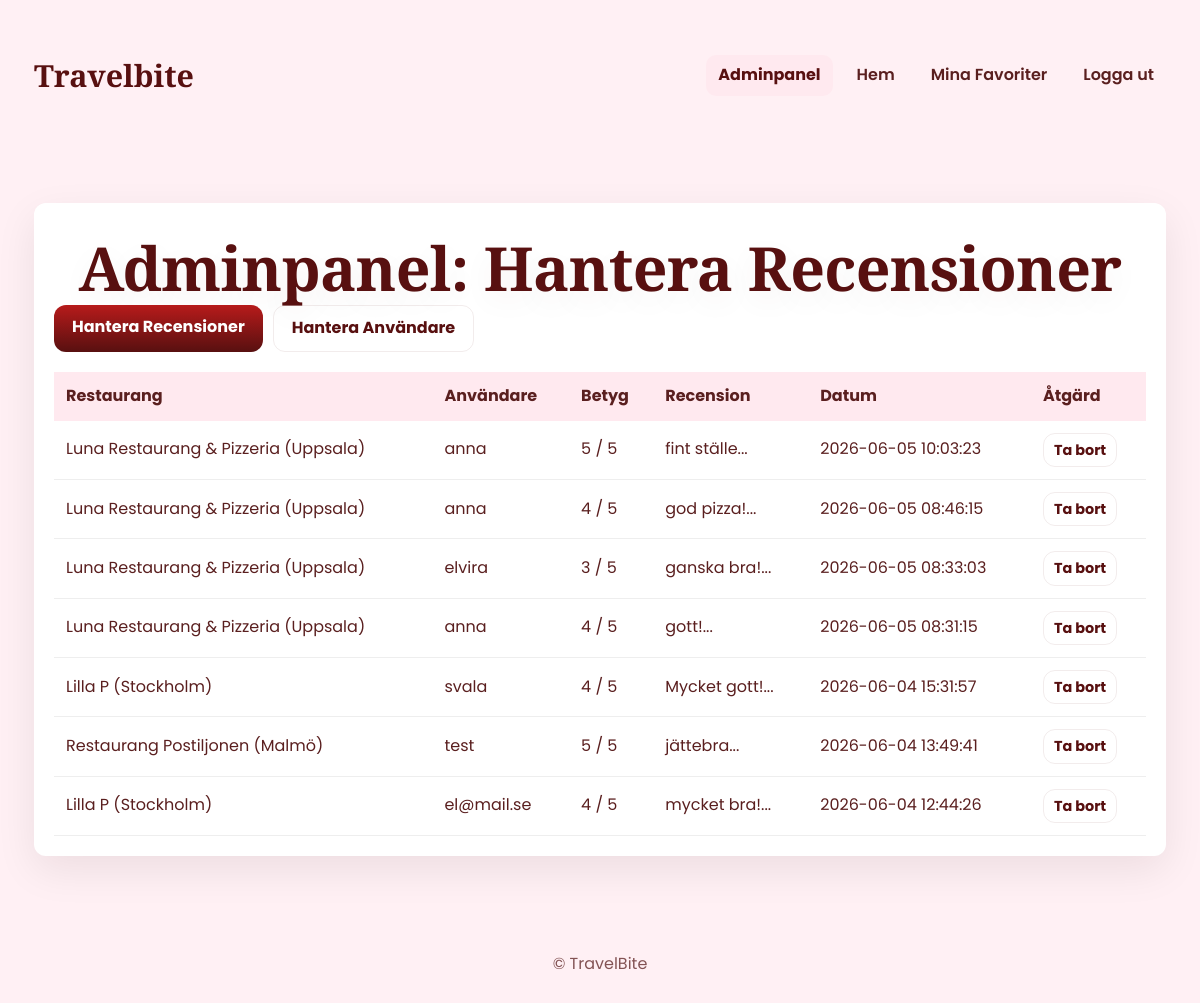
/admin/manage_reviews.php (signed in), run on the app's committed database.
### tables this page shows
CREATE TABLE reviews (
        review_id INTEGER PRIMARY KEY AUTOINCREMENT,
        user_id INTEGER NOT NULL,
        place_id INTEGER NOT NULL,
        rating INTEGER NOT NULL,
        review_text TEXT,
        image_path TEXT,
        created_at DATETIME DEFAULT CURRENT_TIMESTAMP,
        FOREIGN KEY(user_id) REFERENCES users(user_id) ON DELETE CASCADE,
        FOREIGN KEY(place_id) REFERENCES places(place_id) ON DELETE CASCADE
    );

CREATE TABLE places (
        place_id INTEGER PRIMARY KEY AUTOINCREMENT,
        place_name TEXT NOT NULL,
        place_address TEXT,
        latitude REAL,
        longitude REAL,
        city_id INTEGER NOT NULL,
        category_id INTEGER,
        FOREIGN KEY(city_id) REFERENCES city(city_id) ON DELETE CASCADE,
        FOREIGN KEY(category_id) REFERENCES category(category_id) ON DELETE SET NULL
    );

CREATE TABLE city (
        city_id INTEGER PRIMARY KEY AUTOINCREMENT,
        city_name TEXT NOT NULL UNIQUE
    );

CREATE TABLE users (
        user_id INTEGER PRIMARY KEY AUTOINCREMENT,
        user_name TEXT NOT NULL UNIQUE,
        email TEXT NOT NULL UNIQUE,
        password_hash TEXT NOT NULL,
        role TEXT NOT NULL DEFAULT 'user' CHECK(role IN ('user', 'admin'))
    );

### include/auth.php (called while the page is built, shortened)
<?php
function is_logged_in(): bool {
    return isset($_SESSION['user_id']);
}
function is_admin(): bool {
    return isset($_SESSION['role']) && $_SESSION['role'] === 'admin';
}

### admin/manage_reviews.php (the view, shortened to what this page needs)
<?php
require_once __DIR__ . '/../include/auth.php';
$pdo = getDB();
$stmt = $pdo->query("
    SELECT
        r.review_id,
        r.review_text,
        r.rating,
        r.created_at,
        u.user_name,
        p.place_name,
        c.city_name -- Lade till denna rad
    FROM reviews r
    JOIN users u ON r.user_id = u.user_id
    JOIN places p ON r.place_id = p.place_id
    JOIN city c ON p.city_id = c.city_id -- Lade till denna JOIN
    ORDER BY r.created_at DESC
");
$reviews = $stmt->fetchAll(PDO::FETCH_ASSOC);
include __DIR__ . '/../views/partials/header.php';
?>
<div class="card">
    <h1 class="page-title">Adminpanel: Hantera Recensioner</h1>
       <nav style="margin-bottom: 20px; display: flex; gap: 10px; flex-wrap: wrap;">
       <a href="manage_reviews.php" class="button">Hantera Recensioner</a>
       <a href="manage_users.php" class="button secondary">Hantera Användare</a>
   </nav>
    <table style="width: 100%; border-collapse: collapse; margin-top: 20px;">
        <thead>
            <tr style="text-align: left; background-color: var(--section-pink);">
                <th style="padding: 12px;">Restaurang</th>
                <th style="padding: 12px;">Användare</th>
                <th style="padding: 12px;">Betyg</th>
                <th style="padding: 12px;">Recension</th>
                <th style="padding: 12px;">Datum</th>
                <th style="padding: 12px;">Åtgärd</th>
            </tr>
        </thead>
        <tbody>
            <?php foreach ($reviews as $review): ?>
                <tr style="border-bottom: 1px solid #eee;">
                    <td style="padding: 12px;"><?= htmlspecialchars($review['place_name']) ?> (<?= htmlspecialchars($review['city_name']) ?>)</td>
                    <td style="padding: 12px;"><?= htmlspecialchars($review['user_name']) ?></td>
                    <td style="padding: 12px;"><?= htmlspecialchars($review['rating']) ?> / 5</td>
                    <td style="padding: 12px;"><?= htmlspecialchars(substr($review['review_text'], 0, 50)) ?>...</td>
                    <td style="padding: 12px;"><?= htmlspecialchars($review['created_at']) ?></td>
                    <td style="padding: 12px;">
                        <a href="delete_review.php?id=<?= $review['review_id'] ?>"
                           class="button secondary"
                           onclick="return confirm('Är du säker på att du vill ta bort denna recension?');"
                           style="padding: 5px 10px; font-size: 0.9rem;">
                           Ta bort
                        </a>
                    </td>
                </tr>
            <?php endforeach; ?>
        </tbody>
    </table>
</div>
<?php include __DIR__ . '/../views/partials/footer.php'; ?>

### views/partials/header.php (shortened to what this page needs)
<?php
require_once __DIR__ . '/../../include/auth.php';
?>
<!DOCTYPE html>
<html lang="sv">
<head>
    <link rel="stylesheet" href="/Grupparbete/css/kod.css?v=5">
</head>
<body>
<header class="main-header">
    <div class="container">
        <a href="/Grupparbete/index.php" class="logo">Travelbite</a>
               <nav class="main-nav">
           <?php if (is_logged_in()): ?>
               <?php if (is_admin()): ?>
                   <a href="/Grupparbete/admin/manage_reviews.php" style="font-weight: bold; color: var(--accent-deep); background: var(--section-pink);">Adminpanel</a>
               <?php endif; ?>
               <a href="/Grupparbete/views/index.php">Hem</a>
               <a href="/Grupparbete/views/favorites.php">Mina Favoriter</a>
               <a href="/Grupparbete/logout_process.php">Logga ut</a>
           <?php else: ?>
                <a href="/Grupparbete/views/login.php">Logga in</a>
                <a href="/Grupparbete/views/register.php">Registrera</a>
            <?php endif; ?>
        </nav>
    </div>
</header>
<main class="container">

### views/partials/footer.php (shortened to what this page needs)
</main>
<footer>
    <p>&copy; TravelBite </p>
</footer>
</body>
</html>

### css/kod.css (style rules this page uses)
:root { --bg-pink:#fff0f4; --section-pink:#ffe9ef; --card-white:#ffffff; --accent-deep:#581010; --muted:#5a1f1f; --radius:14px; --shadow:0 14px 40px rgba(20,18,18,0.08); --max-width:1200px; }
* { box-sizing:border-box;margin:0;padding:0 }
html,body { height:100% }
body { font-family:'Poppins',system-ui,-apple-system,"Segoe UI",Roboto,Arial,sans-serif; background: var(--bg-pink); color:var(--muted); -webkit-font-smoothing:antialiased; -moz-osx-font-smoothing:grayscale; line-height:1.55; min-height:100vh; position:relative; }
body::after { content:""; position:fixed;inset:0;pointer-events:none; background-image:url('https://www.transparenttextures.com/patterns/diagmonds.png'); opacity:0.03;z-index:0; }
.container { max-width:var(--max-width);margin:0 auto;padding:34px;position:relative;z-index:1 }
header.main-header { background:transparent; padding:18px 0;margin-bottom:18px; }
header .container { display:flex;align-items:center;justify-content:space-between;gap:18px }
.logo { font-family:'Playfair Display',serif;font-weight:700;font-size:1.9rem;color:var(--accent-deep);text-decoration:none }
.main-nav { display:flex;gap:12px;align-items:center }
.main-nav a { color:var(--muted);text-decoration:none;padding:8px 12px;border-radius:10px;font-weight:600;transition:all .16s }
.page-title { font-family:'Playfair Display',serif; text-align:center; font-size:3.8rem; margin:14px auto 6px; color:var(--accent-deep); max-width:1100px; line-height:1.02; letter-spacing:-0.01em; font-weight:700; text-shadow:0 10px 30px rgba(88,16,16,0.06); }
.card { background:var(--card-white);border-radius:12px;box-shadow:var(--shadow);padding:20px }
.button { display:inline-block;background:linear-gradient(180deg,#b71b1b,var(--accent-deep));color:#fff;padding:10px 18px;border-radius:12px;text-decoration:none;font-weight:700;border:0;cursor:pointer; }
.button.secondary { background:transparent;border:1px solid rgba(88,16,16,0.08);color:var(--accent-deep) }
footer { margin-top:36px;padding:26px 0;text-align:center;color:rgba(90,31,31,0.75) }

### data on the page
reviews: place.place_name "Luna Restaurang & Pizzeria", city.city_name "Uppsala", user.user_name "anna", rating "5", review_text "fint ställe", created_at "2026-06-05 10:03:23"
reviews: place.place_name "Luna Restaurang & Pizzeria", city.city_name "Uppsala", user.user_name "anna", rating "4", review_text "god pizza!", created_at "2026-06-05 08:46:15"
reviews: place.place_name "Luna Restaurang & Pizzeria", city.city_name "Uppsala", user.user_name "elvira", rating "3", review_text "ganska bra!", created_at "2026-06-05 08:33:03"
reviews: place.place_name "Luna Restaurang & Pizzeria", city.city_name "Uppsala", user.user_name "anna", rating "4", review_text "gott!", created_at "2026-06-05 08:31:15"
reviews: place.place_name "Lilla P", city.city_name "Stockholm", user.user_name "svala", rating "4", review_text "Mycket gott!", created_at "2026-06-04 15:31:57"
reviews: place.place_name "Restaurang Postiljonen", city.city_name "Malmö", user.user_name "test", rating "5", review_text "jättebra", created_at "2026-06-04 13:49:41"
reviews: place.place_name "Lilla P", city.city_name "Stockholm", user.user_name "el@mail.se", rating "4", review_text "mycket bra!", created_at "2026-06-04 12:44:26"
